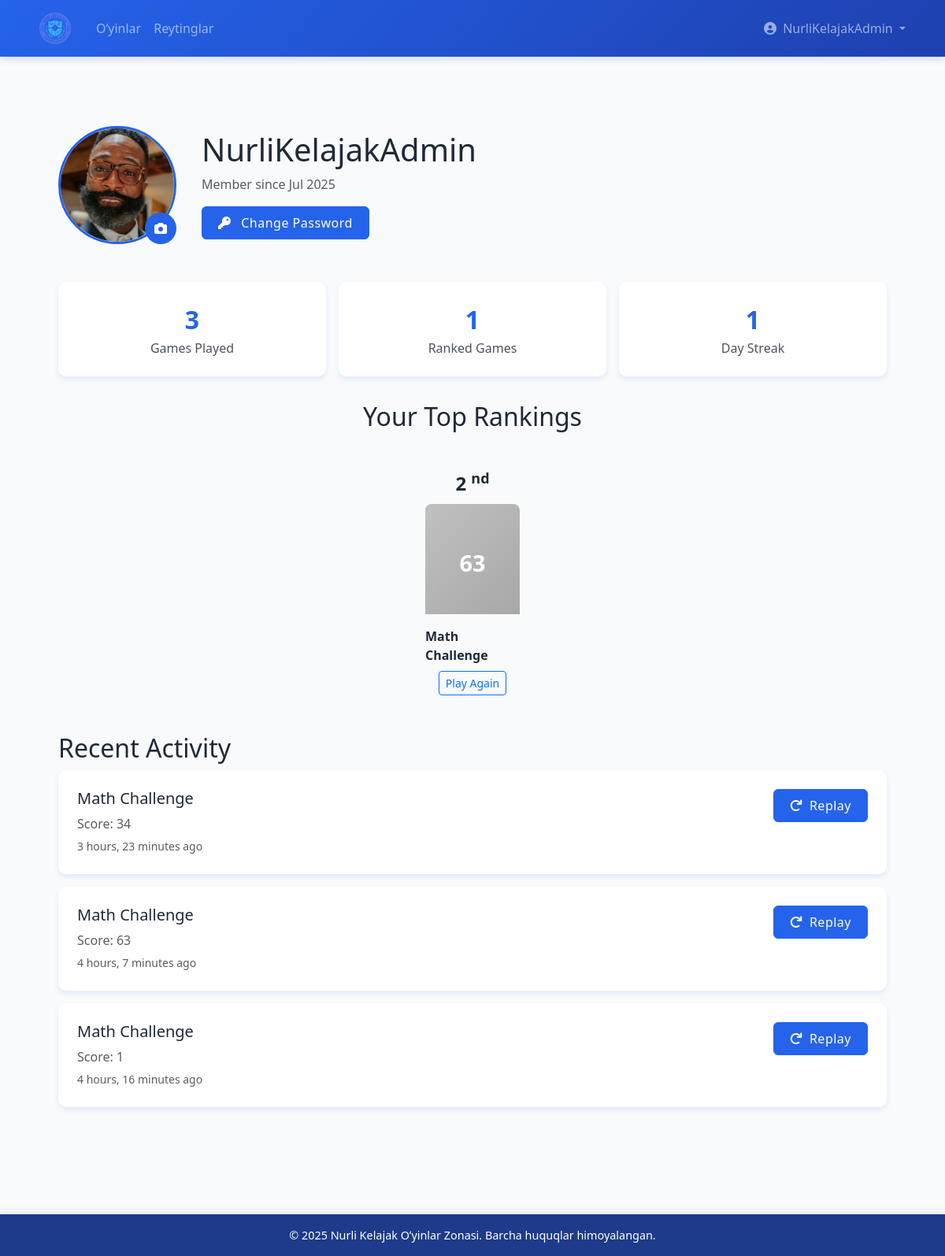
The app's page /accounts/profile/ (signed in) with its own data.
### accounts/models.py (models this page shows, shortened)
class User(AbstractUser):
    avatar = models.ImageField(upload_to='avatars/', null=True, blank=True)
    bio = models.TextField(max_length=500, blank=True)
    groups = models.ManyToManyField(
        'auth.Group',
        related_name='custom_user_set',
        blank=True,
        help_text='The groups this user belongs to.',
        verbose_name='groups',
    )
    user_permissions = models.ManyToManyField(
        'auth.Permission',
        related_name='custom_user_set',
        blank=True,
        help_text='Specific permissions for this user.',
        verbose_name='user permissions',
    )

### games/models.py (models this page shows, shortened)
class Game(models.Model):
    name = models.CharField(max_length=100)
    slug = models.SlugField(unique=True)
    description = models.TextField()
    image = models.ImageField(
        upload_to=game_image_upload_path,
        null=True,
        blank=True,
        help_text="Upload game cover image (optimal size: 800x600px)"
    )
    is_active = models.BooleanField(default=True)

class GameScore(models.Model):
    user = models.ForeignKey(settings.AUTH_USER_MODEL, on_delete=models.CASCADE)
    game = models.ForeignKey('Game', on_delete=models.CASCADE)
    score = models.PositiveIntegerField()
    created_at = models.DateTimeField(auto_now_add=True)
    class Meta:
        ordering = ['-score']
        verbose_name = 'Game Score'
        verbose_name_plural = 'Game Scores'

### accounts/views.py (the view)
# urls.py: path('profile/', views.profile, name='profile'),
@login_required
def profile(request):
    stats = get_user_stats(request.user)
    streak = 0
    today = datetime.now().date()
    current_date = today
    while GameScore.objects.filter(user=request.user, created_at__date=current_date).exists():
        streak += 1
        current_date -= timedelta(days=1)
    context = {
        'games_played_count': stats['games_played_count'],
        'ranked_games_count': stats['ranked_games_count'],
        'daily_streak': streak,
        'game_rankings': stats['game_rankings'],
        'recent_games': stats['recent_games']
    }
    return render(request, 'accounts/profile.html', context)

### accounts/templates/accounts/profile.html (shortened to what this page needs)
{% extends "base.html" %}
{% load static %}
{% block content %}
<div class="profile-container">
    <div class="profile-header">
        <div class="avatar-container">
            <img src="{% if user.avatar %}{{ user.avatar.url }}{% else %}{% static 'images/default-avatar.png' %}{% endif %}"
                 class="avatar-img"
                 alt="{{ user.username }}'s avatar">
            <div class="avatar-upload" onclick="document.getElementById('avatar-upload').click()">
                <i class="fas fa-camera"></i>
            </div>
        </div>
        <div>
            <h1>{{ user.username }}</h1>
            <p class="text-muted">Member since {{ user.date_joined|date:"M Y" }}</p>
            <a href="{% url 'accounts:change_password' %}" class="btn btn-primary">
                <i class="fas fa-key me-2"></i> Change Password
            </a>
        </div>
    </div>
    <div class="profile-stats">
        <div class="stat-card">
            <div class="stat-value">{{ games_played_count|default:"0" }}</div>
            <div class="stat-label">Games Played</div>
        </div>
        <div class="stat-card">
            <div class="stat-value">{{ ranked_games_count|default:"0" }}</div>
            <div class="stat-label">Ranked Games</div>
        </div>
        <div class="stat-card">
            <div class="stat-value">{{ daily_streak|default:"0" }}</div>
            <div class="stat-label">Day Streak</div>
        </div>
    </div>
    {% if game_rankings %}
    <h2 class="text-center">Your Top Rankings</h2>
    <div class="podium">
        {% for ranking in game_rankings %}
        <div class="podium-place">
            <div class="podium-rank">
                {{ ranking.position }}
                <sup>
                    {% if ranking.position == 1 %}st
                    {% elif ranking.position == 2 %}nd
                    {% elif ranking.position == 3 %}rd
                    {% else %}th
                    {% endif %}
                </sup>
            </div>
            <div class="podium-platform
                {% if ranking.position == 1 %}podium-gold
                {% elif ranking.position == 2 %}podium-silver
                {% elif ranking.position == 3 %}podium-bronze
                {% else %}podium-other{% endif %}">
                <div class="podium-score">{{ ranking.high_score }}</div>
            </div>
            <div class="podium-game">{{ ranking.game__name }}</div>
            <a href="{% url 'games:game_detail' ranking.game__slug %}" class="btn btn-sm btn-outline-primary mt-2">
                Play Again
            </a>
        </div>
        {% endfor %}
    </div>
    {% else %}
    <div class="alert alert-info text-center">
        No rankings yet. Play some games to appear on the leaderboard!
    </div>
    {% endif %}
    <div class="game-activity">
        <h2>Recent Activity</h2>
        {% if recent_games %}
            {% for game in recent_games %}
            <div class="activity-card">
                <div class="d-flex justify-content-between">
                    <div>
                        <h5>{{ game.game.name }}</h5>
                        <p class="text-muted mb-1">Score: {{ game.score }}</p>
                        <small class="text-muted">{{ game.created_at|timesince }} ago</small>
                    </div>
                    <div>
                        <a href="{% url 'games:game_detail' game.game.slug %}" class="btn btn-primary">
                            <i class="fas fa-redo me-1"></i> Replay
                        </a>
                    </div>
                </div>
            </div>
            {% endfor %}
        {% else %}
            <div class="alert alert-info">
                No game activity yet. Play some games to get started!
            </div>
        {% endif %}
    </div>
</div>
{% endblock %}

### templates/base.html (shortened to what this page needs)
{% load static %}
<!DOCTYPE html>
<html lang="uz">
<head>
    <link href="https://cdn.jsdelivr.net/npm/bootstrap@5.3.0/dist/css/bootstrap.min.css" rel="stylesheet">
    <link rel="stylesheet" href="https://cdnjs.cloudflare.com/ajax/libs/font-awesome/6.0.0/css/all.min.css">
    <link rel="stylesheet" href="{% static 'css/styles.css' %}">
</head>
<body>
    <nav class="navbar navbar-expand-lg navbar-dark">
        <div class="container">
            <a class="navbar-brand" href="{% url 'games:home' %}">
                <img src="{% static 'images/logo.png' %}" alt="Nurli Kelajak Oʻyinlar Zonasi Logotipi" onerror="console.error('Failed to load logo at {% static 'images/logo.png' %}. Check static file path or run collectstatic.')">
            </a>
            <div class="collapse navbar-collapse" id="navbarNav">
                <ul class="navbar-nav me-auto">
                    <li class="nav-item">
                        <a href="{% url 'games:home' %}" class="nav-link">Oʻyinlar</a>
                    </li>
                    <li class="nav-item">
                        <a class="nav-link" href="{% url 'leaderboard:leaderboards_home' %}">Reytinglar</a>
                    </li>
                </ul>
                <ul class="navbar-nav">
                    {% if user.is_authenticated %}
                    <li class="nav-item dropdown">
                        <a class="nav-link dropdown-toggle" href="#" id="navbarDropdown" role="button" data-bs-toggle="dropdown">
                            <i class="fas fa-user-circle me-1"></i> {{ user.username }}
                        </a>
                    </li>
                    {% endif %}
                </ul>
            </div>
        </div>
    </nav>
    <main class="container my-4">
        {% block content %}{% endblock %}
    </main>
    <footer class="py-3">
        <div class="container text-center">
            <p class="mb-0">© {% now "Y" %} Nurli Kelajak Oʻyinlar Zonasi. Barcha huquqlar himoyalangan.</p>
        </div>
    </footer>
</body>
</html>

### static/css/styles.css (style rules this page uses)
:root { --primary-color: #2563EB; --secondary-color: #1E40AF; --accent-color: #FFFFFF; --background-color: #F8FAFC; --text-color: #1F2937; --correct-color: #10B981; --wrong-color: #EF4444; --glow-color: #BFDBFE; --time-added-color: #0EA5E9; --footer-color: #1E3A8A; --card-shadow: 0 4px 6px rgba(37, 99, 235, 0.1); --hover-shadow: 0 10px 15px rgba(37, 99, 235, 0.2); }
body { background-color: var(--background-color); color: var(--text-color); min-height: 100vh; display: flex; flex-direction: column; font-family: 'Segoe UI', Tahoma, Geneva, Verdana, sans-serif; }
.navbar { background: linear-gradient(135deg, var(--primary-color), var(--secondary-color)); box-shadow: 0 2px 10px rgba(30, 64, 175, 0.2); padding: 0.5rem 0; }
.navbar-brand { font-weight: bold; font-size: 1.5rem; display: flex; align-items: center; }
.navbar-brand img { height: 40px; width: auto; transition: transform 0.3s ease; }
.nav-link { font-weight: 500; padding: 0.5rem 1rem; border-radius: 0.25rem; transition: all 0.2s ease; }
.btn-primary { background-color: var(--primary-color); border-color: var(--primary-color); font-weight: 500; letter-spacing: 0.5px; padding: 0.5rem 1.25rem; transition: all 0.2s ease; }
main { flex: 1; padding-bottom: 2rem; }
footer { background-color: var(--footer-color); color: var(--accent-color); padding: 1.5rem 0; margin-top: auto; box-shadow: 0 -2px 10px rgba(30, 58, 138, 0.1); }
footer p { margin: 0; font-size: 0.9rem; }

### templates/base.html (style rules this page uses)
.navbar-brand img { height: 40px; width: auto; vertical-align: middle; display: inline-block; background-color: transparent; transition: transform 0.3s ease; }
.navbar-brand { line-height: 1; padding: 0.5rem; }

### accounts/templates/accounts/profile.html (style rules this page uses)
.profile-container { max-width: 1200px; margin: 2rem auto; padding: 2rem; }
.profile-header { display: flex; align-items: center; gap: 2rem; margin-bottom: 3rem; }
.avatar-container { position: relative; width: 150px; height: 150px; }
.avatar-img { width: 100%; height: 100%; object-fit: cover; border-radius: 50%; border: 3px solid var(--primary-color); }
.avatar-upload { position: absolute; bottom: 0; right: 0; background: var(--primary-color); color: white; border-radius: 50%; width: 40px; height: 40px; display: flex; align-items: center; justify-content: center; cursor: pointer; }
.profile-stats { display: grid; grid-template-columns: repeat(3, 1fr); gap: 1rem; margin-bottom: 2rem; }
.stat-card { background: var(--accent-color); padding: 1.5rem; border-radius: 10px; text-align: center; box-shadow: var(--card-shadow); }
.stat-value { font-size: 2rem; font-weight: 700; color: var(--primary-color); }
.stat-label { color: var(--text-color); opacity: 0.8; }
.podium { display: flex; justify-content: center; gap: 1.5rem; margin: 3rem 0; align-items: flex-end; }
.podium-place { display: flex; flex-direction: column; align-items: center; width: 120px; }
.podium-rank { font-size: 1.5rem; font-weight: bold; margin-bottom: 0.5rem; }
.podium-platform { width: 100%; display: flex; flex-direction: column; align-items: center; justify-content: center; color: white; font-weight: bold; border-radius: 8px 8px 0 0; padding: 1rem 0; }
.podium-score { font-size: 1.8rem; margin-top: 0.5rem; }
.podium-game { margin-top: 1rem; font-weight: 600; }
.podium-silver { height: 140px; background: linear-gradient(135deg, #C0C0C0, #A8A8A8); }
.game-activity { margin-top: 3rem; }
.activity-card { background: var(--accent-color); border-radius: 10px; padding: 1.5rem; margin-bottom: 1rem; box-shadow: var(--card-shadow); }

### records on screen
User: username "NurliKelajakAdmin", avatar (picture), date_joined "Jul 2025"
Game: game__name "Math Challenge"
GameScore: game.name "Math Challenge", score "34", created_at "3 hours, 23 minutes"
GameScore: game.name "Math Challenge", score "63", created_at "4 hours, 7 minutes"
GameScore: game.name "Math Challenge", score "1", created_at "4 hours, 16 minutes"

### other values on screen
{{ games_played_count|default:"0" }} "3"
{{ ranked_games_count|default:"0" }} "1"
{{ daily_streak|default:"0" }} "1"
{{ ranking.position }} "2"
{{ ranking.high_score }} "63"
